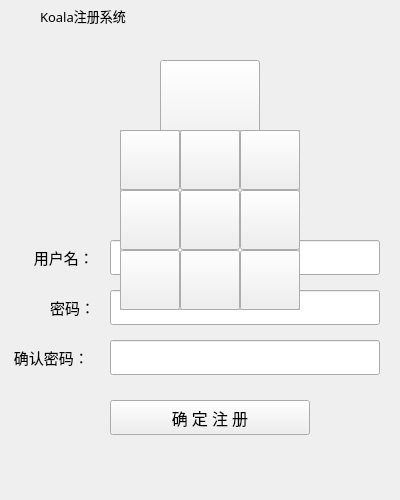
<?xml version="1.0" encoding="UTF-8"?>
<ui version="4.0">
 <class>Register</class>
 <widget class="QWidget" name="Register">
  <property name="geometry">
   <rect>
    <x>0</x>
    <y>0</y>
    <width>400</width>
    <height>500</height>
   </rect>
  </property>
  <property name="minimumSize">
   <size>
    <width>400</width>
    <height>500</height>
   </size>
  </property>
  <property name="maximumSize">
   <size>
    <width>400</width>
    <height>500</height>
   </size>
  </property>
  <property name="windowTitle">
   <string>Form</string>
  </property>
  <widget class="QLabel" name="background">
   <property name="geometry">
    <rect>
     <x>0</x>
     <y>200</y>
     <width>400</width>
     <height>270</height>
    </rect>
   </property>
   <property name="minimumSize">
    <size>
     <width>400</width>
     <height>270</height>
    </size>
   </property>
   <property name="maximumSize">
    <size>
     <width>400</width>
     <height>270</height>
    </size>
   </property>
   <property name="text">
    <string/>
   </property>
  </widget>
  <widget class="QLabel" name="label">
   <property name="geometry">
    <rect>
     <x>30</x>
     <y>240</y>
     <width>70</width>
     <height>35</height>
    </rect>
   </property>
   <property name="minimumSize">
    <size>
     <width>70</width>
     <height>35</height>
    </size>
   </property>
   <property name="maximumSize">
    <size>
     <width>70</width>
     <height>35</height>
    </size>
   </property>
   <property name="font">
    <font>
     <family>微软雅黑</family>
     <pointsize>11</pointsize>
    </font>
   </property>
   <property name="text">
    <string> 用户名：</string>
   </property>
  </widget>
  <widget class="QLineEdit" name="username">
   <property name="geometry">
    <rect>
     <x>110</x>
     <y>240</y>
     <width>270</width>
     <height>35</height>
    </rect>
   </property>
   <property name="minimumSize">
    <size>
     <width>270</width>
     <height>35</height>
    </size>
   </property>
   <property name="maximumSize">
    <size>
     <width>270</width>
     <height>35</height>
    </size>
   </property>
   <property name="font">
    <font>
     <family>Consolas</family>
     <pointsize>12</pointsize>
    </font>
   </property>
  </widget>
  <widget class="QPushButton" name="sure">
   <property name="geometry">
    <rect>
     <x>110</x>
     <y>400</y>
     <width>200</width>
     <height>35</height>
    </rect>
   </property>
   <property name="minimumSize">
    <size>
     <width>200</width>
     <height>35</height>
    </size>
   </property>
   <property name="maximumSize">
    <size>
     <width>200</width>
     <height>35</height>
    </size>
   </property>
   <property name="font">
    <font>
     <family>微软雅黑</family>
     <pointsize>12</pointsize>
    </font>
   </property>
   <property name="text">
    <string>确 定 注 册</string>
   </property>
  </widget>
  <widget class="QLabel" name="tips">
   <property name="geometry">
    <rect>
     <x>0</x>
     <y>440</y>
     <width>400</width>
     <height>25</height>
    </rect>
   </property>
   <property name="minimumSize">
    <size>
     <width>400</width>
     <height>25</height>
    </size>
   </property>
   <property name="maximumSize">
    <size>
     <width>400</width>
     <height>25</height>
    </size>
   </property>
   <property name="font">
    <font>
     <family>微软雅黑</family>
     <pointsize>11</pointsize>
    </font>
   </property>
   <property name="cursor">
    <cursorShape>UpArrowCursor</cursorShape>
   </property>
   <property name="text">
    <string/>
   </property>
   <property name="alignment">
    <set>Qt::AlignCenter</set>
   </property>
  </widget>
  <widget class="QLabel" name="label_2">
   <property name="geometry">
    <rect>
     <x>10</x>
     <y>340</y>
     <width>120</width>
     <height>35</height>
    </rect>
   </property>
   <property name="minimumSize">
    <size>
     <width>120</width>
     <height>35</height>
    </size>
   </property>
   <property name="maximumSize">
    <size>
     <width>120</width>
     <height>35</height>
    </size>
   </property>
   <property name="font">
    <font>
     <family>微软雅黑</family>
     <pointsize>11</pointsize>
    </font>
   </property>
   <property name="text">
    <string> 确认密码：</string>
   </property>
  </widget>
  <widget class="QLineEdit" name="password">
   <property name="geometry">
    <rect>
     <x>110</x>
     <y>340</y>
     <width>270</width>
     <height>35</height>
    </rect>
   </property>
   <property name="minimumSize">
    <size>
     <width>270</width>
     <height>35</height>
    </size>
   </property>
   <property name="maximumSize">
    <size>
     <width>270</width>
     <height>35</height>
    </size>
   </property>
   <property name="font">
    <font>
     <family>Consolas</family>
     <pointsize>12</pointsize>
    </font>
   </property>
  </widget>
  <widget class="QLabel" name="label_3">
   <property name="geometry">
    <rect>
     <x>50</x>
     <y>290</y>
     <width>65</width>
     <height>35</height>
    </rect>
   </property>
   <property name="minimumSize">
    <size>
     <width>65</width>
     <height>35</height>
    </size>
   </property>
   <property name="maximumSize">
    <size>
     <width>65</width>
     <height>35</height>
    </size>
   </property>
   <property name="font">
    <font>
     <family>微软雅黑</family>
     <pointsize>11</pointsize>
    </font>
   </property>
   <property name="text">
    <string>密码：</string>
   </property>
  </widget>
  <widget class="QLineEdit" name="password1">
   <property name="geometry">
    <rect>
     <x>110</x>
     <y>290</y>
     <width>270</width>
     <height>35</height>
    </rect>
   </property>
   <property name="minimumSize">
    <size>
     <width>270</width>
     <height>35</height>
    </size>
   </property>
   <property name="maximumSize">
    <size>
     <width>270</width>
     <height>35</height>
    </size>
   </property>
   <property name="font">
    <font>
     <family>Consolas</family>
     <pointsize>12</pointsize>
    </font>
   </property>
  </widget>
  <widget class="QLabel" name="label_4">
   <property name="geometry">
    <rect>
     <x>40</x>
     <y>0</y>
     <width>141</width>
     <height>31</height>
    </rect>
   </property>
   <property name="font">
    <font>
     <family>微软雅黑</family>
     <pointsize>10</pointsize>
    </font>
   </property>
   <property name="text">
    <string>Koala注册系统</string>
   </property>
  </widget>
  <widget class="QLabel" name="icon">
   <property name="geometry">
    <rect>
     <x>0</x>
     <y>0</y>
     <width>30</width>
     <height>30</height>
    </rect>
   </property>
   <property name="minimumSize">
    <size>
     <width>30</width>
     <height>30</height>
    </size>
   </property>
   <property name="maximumSize">
    <size>
     <width>30</width>
     <height>30</height>
    </size>
   </property>
   <property name="text">
    <string/>
   </property>
  </widget>
  <widget class="QPushButton" name="headpic">
   <property name="geometry">
    <rect>
     <x>160</x>
     <y>60</y>
     <width>100</width>
     <height>100</height>
    </rect>
   </property>
   <property name="minimumSize">
    <size>
     <width>100</width>
     <height>100</height>
    </size>
   </property>
   <property name="maximumSize">
    <size>
     <width>100</width>
     <height>100</height>
    </size>
   </property>
   <property name="text">
    <string/>
   </property>
  </widget>
  <widget class="QLabel" name="label_5">
   <property name="geometry">
    <rect>
     <x>160</x>
     <y>160</y>
     <width>101</width>
     <height>21</height>
    </rect>
   </property>
   <property name="font">
    <font>
     <family>微软雅黑 Light</family>
     <pointsize>9</pointsize>
    </font>
   </property>
   <property name="text">
    <string>点击更换头像</string>
   </property>
   <property name="alignment">
    <set>Qt::AlignCenter</set>
   </property>
  </widget>
  <widget class="QFrame" name="frame">
   <property name="geometry">
    <rect>
     <x>120</x>
     <y>130</y>
     <width>180</width>
     <height>180</height>
    </rect>
   </property>
   <property name="minimumSize">
    <size>
     <width>180</width>
     <height>180</height>
    </size>
   </property>
   <property name="maximumSize">
    <size>
     <width>180</width>
     <height>180</height>
    </size>
   </property>
   <property name="frameShape">
    <enum>QFrame::StyledPanel</enum>
   </property>
   <property name="frameShadow">
    <enum>QFrame::Raised</enum>
   </property>
   <widget class="QPushButton" name="h0">
    <property name="geometry">
     <rect>
      <x>0</x>
      <y>0</y>
      <width>60</width>
      <height>60</height>
     </rect>
    </property>
    <property name="minimumSize">
     <size>
      <width>60</width>
      <height>60</height>
     </size>
    </property>
    <property name="maximumSize">
     <size>
      <width>60</width>
      <height>60</height>
     </size>
    </property>
    <property name="text">
     <string/>
    </property>
   </widget>
   <widget class="QPushButton" name="h1">
    <property name="geometry">
     <rect>
      <x>60</x>
      <y>0</y>
      <width>60</width>
      <height>60</height>
     </rect>
    </property>
    <property name="minimumSize">
     <size>
      <width>60</width>
      <height>60</height>
     </size>
    </property>
    <property name="maximumSize">
     <size>
      <width>60</width>
      <height>60</height>
     </size>
    </property>
    <property name="text">
     <string/>
    </property>
   </widget>
   <widget class="QPushButton" name="h2">
    <property name="geometry">
     <rect>
      <x>120</x>
      <y>0</y>
      <width>60</width>
      <height>60</height>
     </rect>
    </property>
    <property name="minimumSize">
     <size>
      <width>60</width>
      <height>60</height>
     </size>
    </property>
    <property name="maximumSize">
     <size>
      <width>60</width>
      <height>60</height>
     </size>
    </property>
    <property name="text">
     <string/>
    </property>
   </widget>
   <widget class="QPushButton" name="h5">
    <property name="geometry">
     <rect>
      <x>120</x>
      <y>60</y>
      <width>60</width>
      <height>60</height>
     </rect>
    </property>
    <property name="minimumSize">
     <size>
      <width>60</width>
      <height>60</height>
     </size>
    </property>
    <property name="maximumSize">
     <size>
      <width>60</width>
      <height>60</height>
     </size>
    </property>
    <property name="text">
     <string/>
    </property>
   </widget>
   <widget class="QPushButton" name="h3">
    <property name="geometry">
     <rect>
      <x>0</x>
      <y>60</y>
      <width>60</width>
      <height>60</height>
     </rect>
    </property>
    <property name="minimumSize">
     <size>
      <width>60</width>
      <height>60</height>
     </size>
    </property>
    <property name="maximumSize">
     <size>
      <width>60</width>
      <height>60</height>
     </size>
    </property>
    <property name="text">
     <string/>
    </property>
   </widget>
   <widget class="QPushButton" name="h4">
    <property name="geometry">
     <rect>
      <x>60</x>
      <y>60</y>
      <width>60</width>
      <height>60</height>
     </rect>
    </property>
    <property name="minimumSize">
     <size>
      <width>60</width>
      <height>60</height>
     </size>
    </property>
    <property name="maximumSize">
     <size>
      <width>60</width>
      <height>60</height>
     </size>
    </property>
    <property name="text">
     <string/>
    </property>
   </widget>
   <widget class="QPushButton" name="h8">
    <property name="geometry">
     <rect>
      <x>120</x>
      <y>120</y>
      <width>60</width>
      <height>60</height>
     </rect>
    </property>
    <property name="minimumSize">
     <size>
      <width>60</width>
      <height>60</height>
     </size>
    </property>
    <property name="maximumSize">
     <size>
      <width>60</width>
      <height>60</height>
     </size>
    </property>
    <property name="text">
     <string/>
    </property>
   </widget>
   <widget class="QPushButton" name="h6">
    <property name="geometry">
     <rect>
      <x>0</x>
      <y>120</y>
      <width>60</width>
      <height>60</height>
     </rect>
    </property>
    <property name="minimumSize">
     <size>
      <width>60</width>
      <height>60</height>
     </size>
    </property>
    <property name="maximumSize">
     <size>
      <width>60</width>
      <height>60</height>
     </size>
    </property>
    <property name="text">
     <string/>
    </property>
   </widget>
   <widget class="QPushButton" name="h7">
    <property name="geometry">
     <rect>
      <x>60</x>
      <y>120</y>
      <width>60</width>
      <height>60</height>
     </rect>
    </property>
    <property name="minimumSize">
     <size>
      <width>60</width>
      <height>60</height>
     </size>
    </property>
    <property name="maximumSize">
     <size>
      <width>60</width>
      <height>60</height>
     </size>
    </property>
    <property name="text">
     <string/>
    </property>
   </widget>
   <widget class="QLabel" name="bg">
    <property name="geometry">
     <rect>
      <x>0</x>
      <y>0</y>
      <width>180</width>
      <height>180</height>
     </rect>
    </property>
    <property name="minimumSize">
     <size>
      <width>180</width>
      <height>180</height>
     </size>
    </property>
    <property name="maximumSize">
     <size>
      <width>180</width>
      <height>180</height>
     </size>
    </property>
    <property name="text">
     <string/>
    </property>
   </widget>
   <zorder>bg</zorder>
   <zorder>h4</zorder>
   <zorder>h3</zorder>
   <zorder>h5</zorder>
   <zorder>h2</zorder>
   <zorder>h6</zorder>
   <zorder>h0</zorder>
   <zorder>h1</zorder>
   <zorder>h7</zorder>
   <zorder>h8</zorder>
  </widget>
 </widget>
 <resources/>
 <connections/>
</ui>
